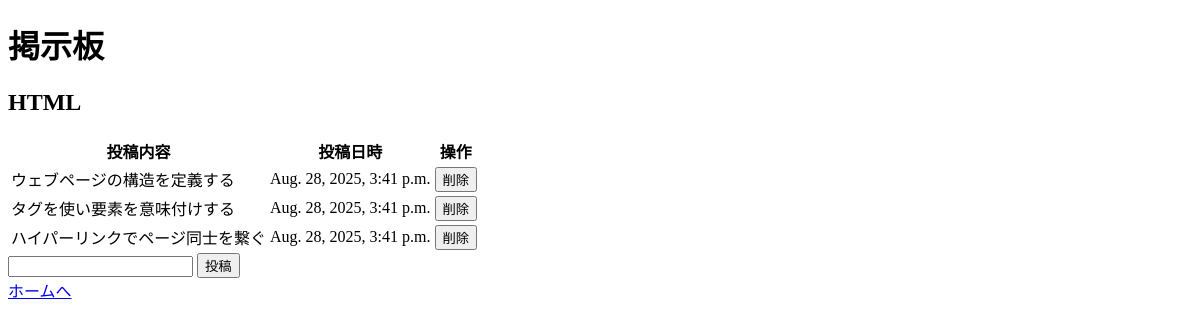
/forum/HTML/, run on an earlier commit of the app's database.
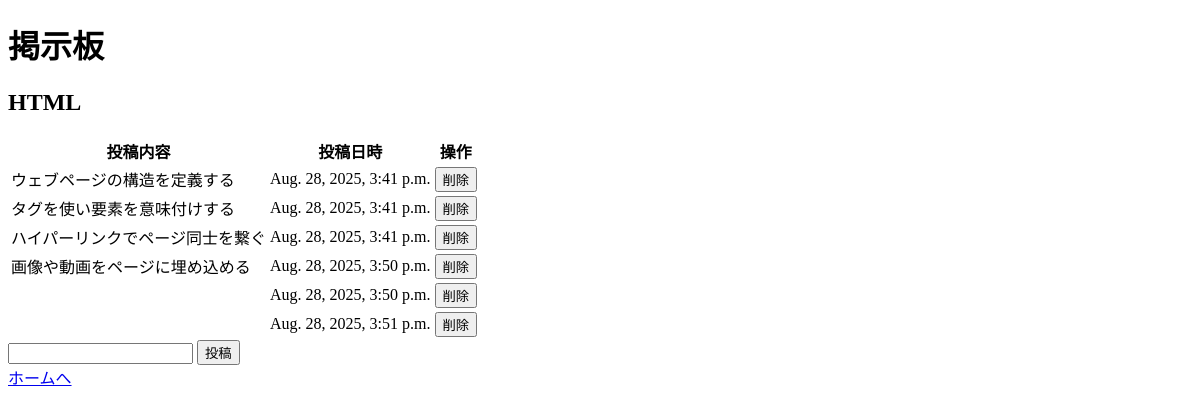
And on a later commit of the database.
### main/models.py (models this page shows, shortened)
class Message(models.Model):
    topic = models.ForeignKey(Topic, on_delete=models.CASCADE)
    content = models.CharField("内容", max_length=200)
    created_at = models.DateTimeField("投稿日時", auto_now_add=True)

### main/views.py (the view)
# urls.py: path("forum/", include("main.urls")),
def forum(request, topic_name):
    topic = Topic.objects.get(name=topic_name)
    messages = Message.objects.filter(topic=topic).order_by("created_at")
    if request.method == "POST":
        message = request.POST["message"]
        Message.objects.create(
            topic=topic,
            content=message,
        )
    context = {
        "messages": messages,
        "topic": topic
    }
    return render(request, "main/forum.html", context)

### main/templates/main/forum.html (shortened to what this page needs)
<!DOCTYPE html>
<html lang="ja">
<head>
</head>
<body>
    <h1>掲示板</h1>
    <h2>{{ topic.name }}</h2>
    <table>
        <tr>
            <th>投稿内容</th>
            <th>投稿日時</th>
            <th>操作</th>
        </tr>
        {% for message in messages %}
            <tr>
                <td>{{ message.content }}</td>
                <td>{{ message.created_at }}</td>
                <td>
                    <form action="{% url 'delete_message' topic.name message.pk %}" method="POST">
                        <input type="submit" value="削除">
                    </form>
                </td>
            </tr>
        {% endfor %}
    </table>
    <form action="{% url 'forum' topic.name %}" method="POST">
        <input type="text" name="message">
        <input type="submit" value="投稿">
    </form>
    <a href="{% url 'index' %}">ホームへ</a>
</body>
</html>

What changed in the data, as far as the page shows it:
added Message: content "画像や動画をページに埋め込める", created_at "Aug. 28, 2025, 3:50 p.m."
added Message: created_at "Aug. 28, 2025, 3:50 p.m."
added Message: created_at "Aug. 28, 2025, 3:51 p.m."
